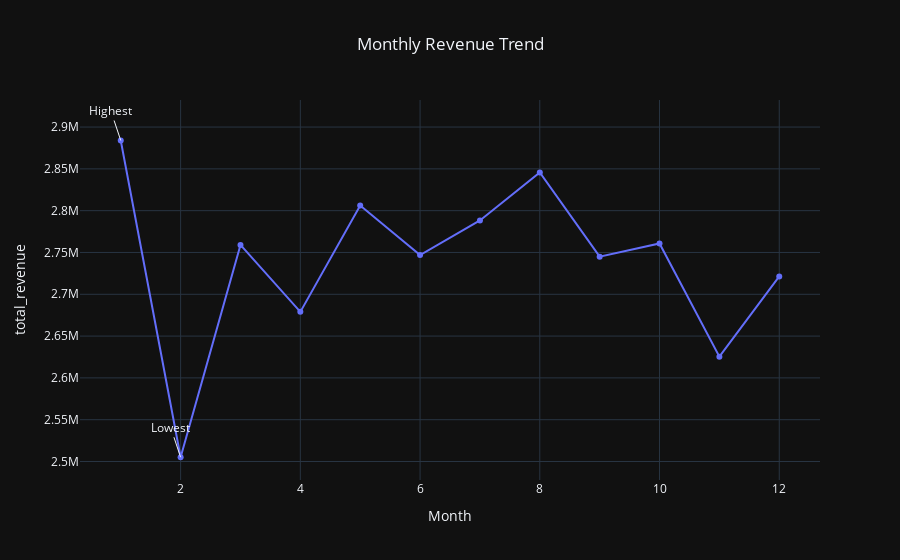

Here is the notebook cell this chart was saved with:
### Markdown cell above
### 4.	Visualizations

### Code cell
#line chart(time trend)

#monthly revenue trend

monthly_revenue = (
    df.groupby('Month')['total_revenue']
    .sum()
    .reset_index()
)

fig = px.line(
    monthly_revenue,
    x='Month',
    y='total_revenue',
    markers=True,
    title="Monthly Revenue Trend"
)

max_row = monthly_revenue.loc[monthly_revenue['total_revenue'].idxmax()]
min_row = monthly_revenue.loc[monthly_revenue['total_revenue'].idxmin()]

fig.add_annotation(x=max_row['Month'], y=max_row['total_revenue'],
                   text="Highest", showarrow=True)

fig.add_annotation(x=min_row['Month'], y=min_row['total_revenue'],
                   text="Lowest", showarrow=True)

fig.update_layout(template="plotly_dark", title_x=0.5)

fig.show()

### Figure 1 — Plotly figure (JSON) as saved in the notebook; plotly's stock layout.template omitted (floating-point values rounded to 4 significant figures)
{"data": [{"hovertemplate": "Month=%{x}<br>total_revenue=%{y}<extra></extra>", "legendgroup": "", "line": {"color": "#636efa", "dash": "solid"}, "marker": {"symbol": "circle"}, "mode": "lines+markers", "name": "", "orientation": "v", "showlegend": false, "type": "scatter", "x": [1, 2, 3, 4, 5, 6, 7, 8, 9, 10, 11, 12], "xaxis": "x", "y": [2884000.0, 2505000.0, 2759000.0, 2679000.0, 2806000.0, 2747000.0, 2788000.0, 2846000.0, 2745000.0, 2761000.0, 2625000.0, 2721000.0], "yaxis": "y"}], "layout": {"annotations": [{"showarrow": true, "text": "Highest", "x": 1, "y": 2884000.0}, {"showarrow": true, "text": "Lowest", "x": 2, "y": 2505000.0}], "legend": {"tracegroupgap": 0}, "title": {"text": "Monthly Revenue Trend", "x": 0.5}, "xaxis": {"anchor": "y", "domain": [0, 1], "title": {"text": "Month"}}, "yaxis": {"anchor": "x", "domain": [0, 1], "title": {"text": "total_revenue"}}}}
